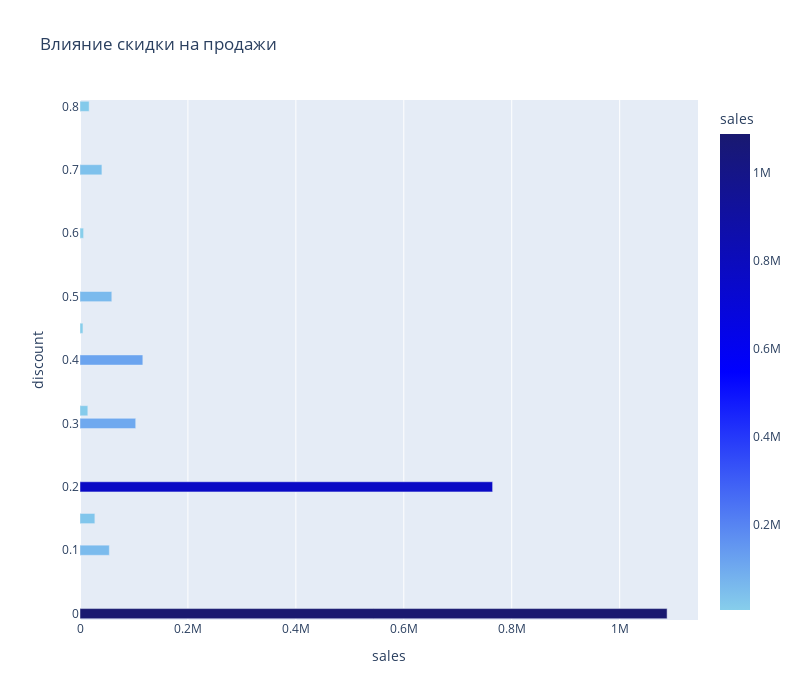

The cell this chart's notebook holds for it:
### Code cell
fig=px.bar(discount_sales,
                       y=discount_sales['discount'],
                       x=discount_sales['sales'],
                       color='sales',
                       color_continuous_scale=['#87CEEB','blue','#191970'],
                       orientation='h',
                       title='Влияние скидки на продажи')
fig.update_layout(width=800, height=700)
fig.show()

### Figure 1 — Plotly figure (JSON) as saved in the notebook; plotly's stock layout.template omitted (floating-point values rounded to 4 significant figures)
{"data": [{"alignmentgroup": "True", "hovertemplate": "sales=%{marker.color}<br>discount=%{y}<extra></extra>", "legendgroup": "", "marker": {"color": [1088000.0, 764600.0, 116400.0, 103200.0, 58920.0, 54370.0, 40620.0, 27560.0, 16960.0, 14490.0, 6645.0, 5485.0], "coloraxis": "coloraxis", "pattern": {"shape": ""}}, "name": "", "offsetgroup": "", "orientation": "h", "showlegend": false, "textposition": "auto", "type": "bar", "x": [1088000.0, 764600.0, 116400.0, 103200.0, 58920.0, 54370.0, 40620.0, 27560.0, 16960.0, 14490.0, 6645.0, 5485.0], "xaxis": "x", "y": [0, 0.2, 0.4, 0.3, 0.5, 0.1, 0.7, 0.15, 0.8, 0.32, 0.6, 0.45], "yaxis": "y"}], "layout": {"barmode": "relative", "coloraxis": {"colorbar": {"title": {"text": "sales"}}, "colorscale": [[0, "#87CEEB"], [0.5, "blue"], [1, "#191970"]]}, "height": 700, "legend": {"tracegroupgap": 0}, "title": {"text": "Влияние скидки на продажи"}, "width": 800, "xaxis": {"anchor": "y", "domain": [0, 1], "title": {"text": "sales"}}, "yaxis": {"anchor": "x", "domain": [0, 1], "title": {"text": "discount"}}}}
